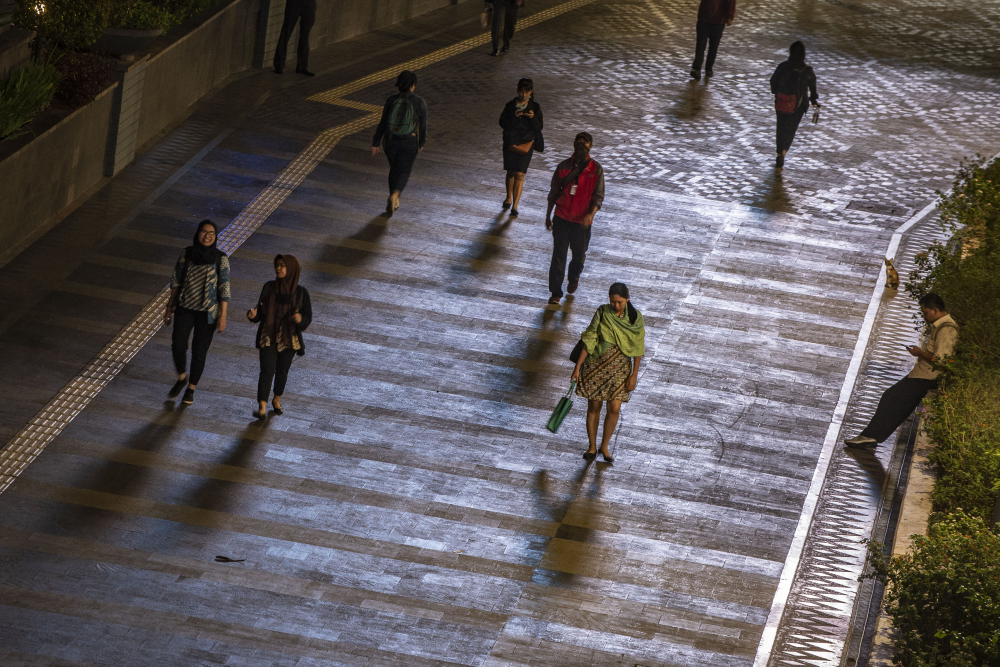
#> input picture Pejalan2.jpg, 4000 x 2667 px (shown at 1/4 size)
$ python humandetection.py
#> lines starting #> are read from the running program, lines starting #| are printed output that depends on the picture; after the words box and inside, x2 and y2 are one past the last pixel; in counts of white or black regions, pixels touching at a corner belong together
import cv2
import imutils
import numpy as np
import argparse

def detect(frame):
    bounding_box_cordinates, weights =  HOGCV.detectMultiScale(frame, winStride = (4, 4), padding = (8, 8), scale = 1.03)

    person = 1
    for x,y,w,h in bounding_box_cordinates:
        cv2.rectangle(frame, (x,y), (x+w,y+h), (0,255,0), 2)
        cv2.putText(frame, 'person: {}'.format(person), (x,y), cv2.FONT_HERSHEY_SIMPLEX, 0.5, (0,0,255), 1)
        person += 1

    cv2.putText(frame, 'Status : Detecting ', (40,40), cv2.FONT_HERSHEY_DUPLEX, 0.8, (255,0,0), 2)
    cv2.putText(frame, 'Total Persons : {}'.format(person-1), (40,70), cv2.FONT_HERSHEY_DUPLEX, 0.8, (255,0,0), 2)
    cv2.imshow('output', frame)

    return frame

def detectByPathImage(path, output_path):
#> called with path = 'Pejalan2.jpg', output_path = 'count.jpeg'
    image = cv2.imread(path)
#> image is the input picture: shape (2667, 4000, 3); mean B, G, R 90.9, 89, 94.7

    image = imutils.resize(image, width = min(800, image.shape[1]))
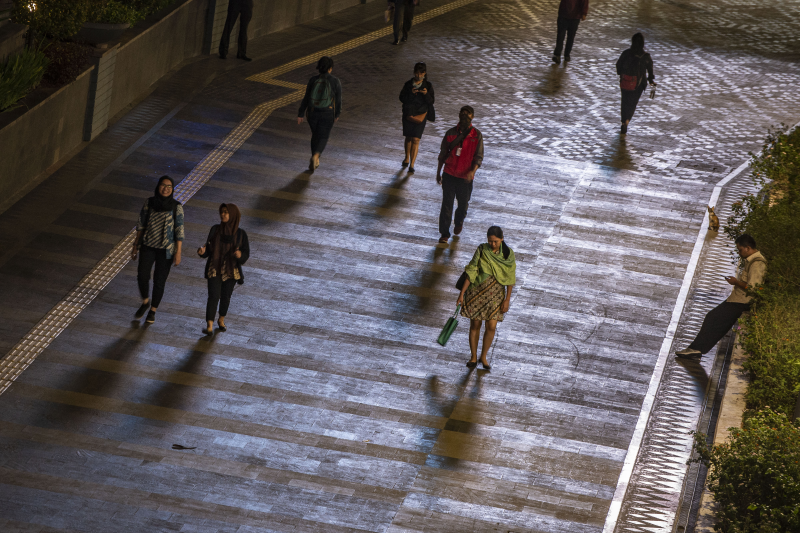
#> image: shape (533, 800, 3); mean B, G, R 90.9, 89, 94.7

    result_image = detect(image)
#> in detect, `bounding_box_cordinates, weights =  HOGCV.detectMultiScale(frame, winS..`: bounding_box_cordinates = [[283, 40, 76, 152], [379, 50, 72, 144], [415, 91, 88, 177], [181, 186, 89, 177], [598, 16, 72, 144], [440, 221, 88, 176], [114, 154, 93, 186]]; weights = [2.56, 1.46, 1.12, 1.6, 0.354, 1.02, 0.858]
#> the loop in detect, `for x,y,w,h in bounding_box_cordinates:` made 7 passes
#> after the loop in detect, `for x,y,w,h in bounding_box_cordinates:`:
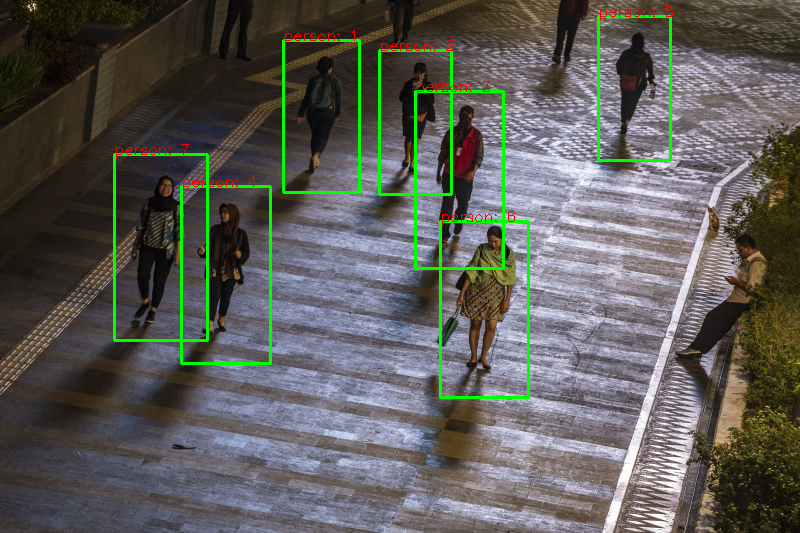
#> frame: shape (533, 800, 3); 2.59% of pixels changed, all inside (x1, y1, x2, y2) = (113, 6, 673, 399)
#> after the loop in detect, `for x,y,w,h in bounding_box_cordinates:`: person = 8
#> in detect, `cv2.putText(frame, 'Total Persons : {}'.format(person-1), (40,70), cv2..`:
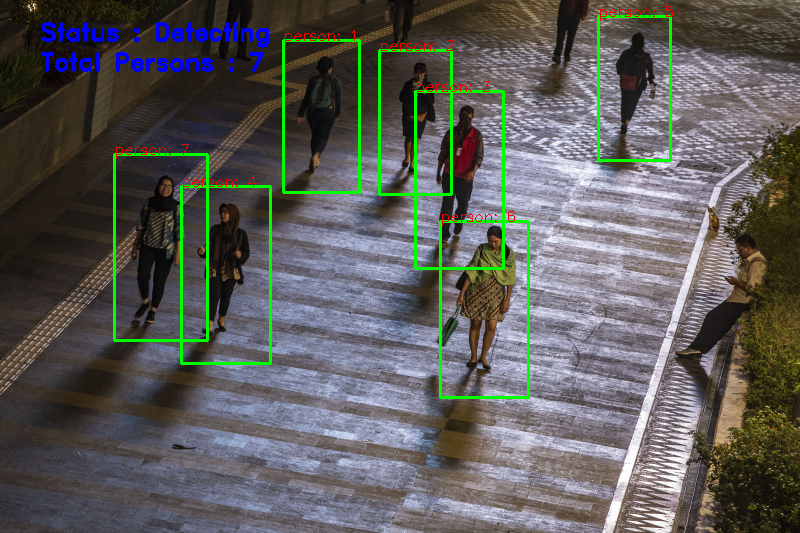
#> frame: shape (533, 800, 3); mean B, G, R 90.4, 92.5, 92.6

    if output_path is not None:
        cv2.imwrite(output_path, result_image)

    cv2.waitKey(0)
    cv2.destroyAllWindows()

def humanDetector(args):
    image_path = args["image"]

    if image_path is not None:
        print('[INFO] Opening Image from path.')
        detectByPathImage(image_path, args['output'])

if __name__ == "__main__":
    HOGCV = cv2.HOGDescriptor()
    HOGCV.setSVMDetector(cv2.HOGDescriptor_getDefaultPeopleDetector())

    detectByPathImage("Pejalan2.jpg","count.jpeg")

$ run again, with Ruangan2.jpg copied over Pejalan2.jpg
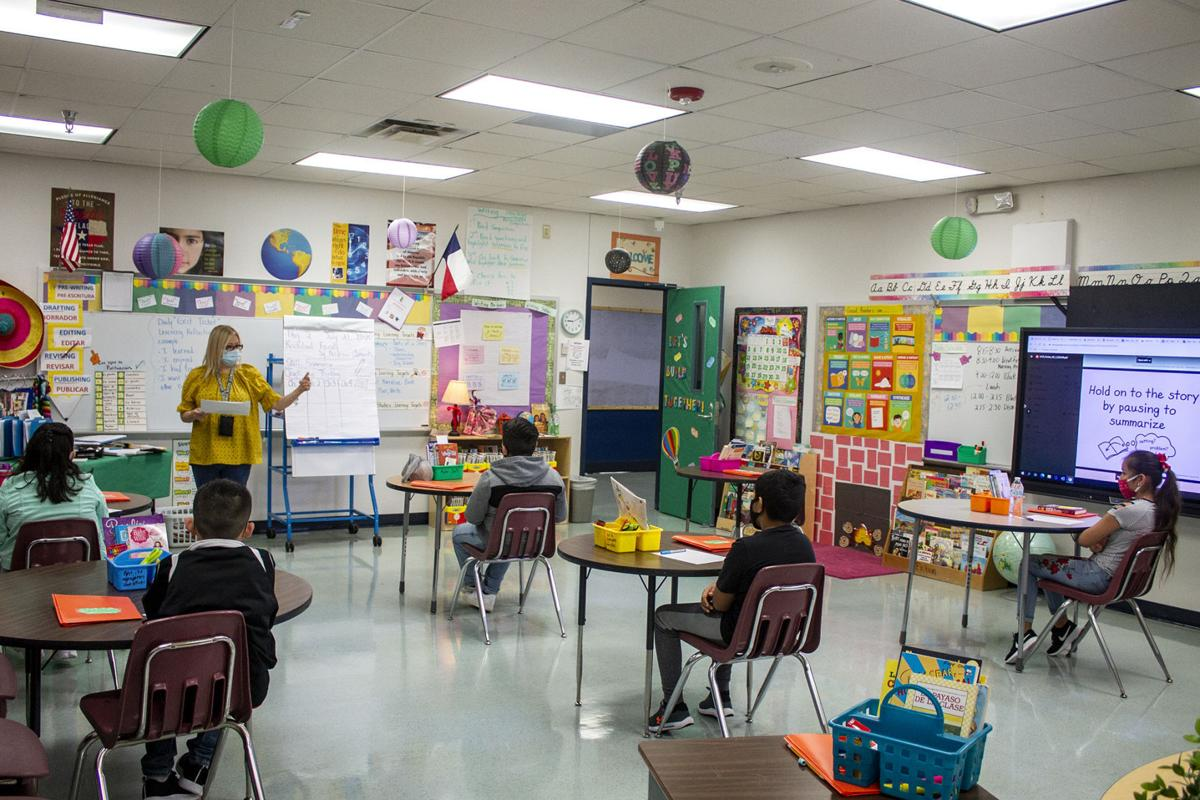
#> input picture Ruangan2.jpg, 1200 x 800 px
#> in detectByPathImage, image is the input picture: shape (800, 1200, 3); mean B, G, R 126.9, 133.9, 137
#> image: shape (533, 800, 3)
#> bounding_box_cordinates = [[606, 116, 65, 129], [456, 297, 119, 236]]; weights = [0.417, 0.317]
#> the loop in detect, `for x,y,w,h in bounding_box_cordinates:` made 2 passes
#> (x, y, w, h, person) on passes 1 to 2: (606, 116, 65, 129, 2), (456, 297, 119, 236, 3)
#> after the loop in detect, `for x,y,w,h in bounding_box_cordinates:`:
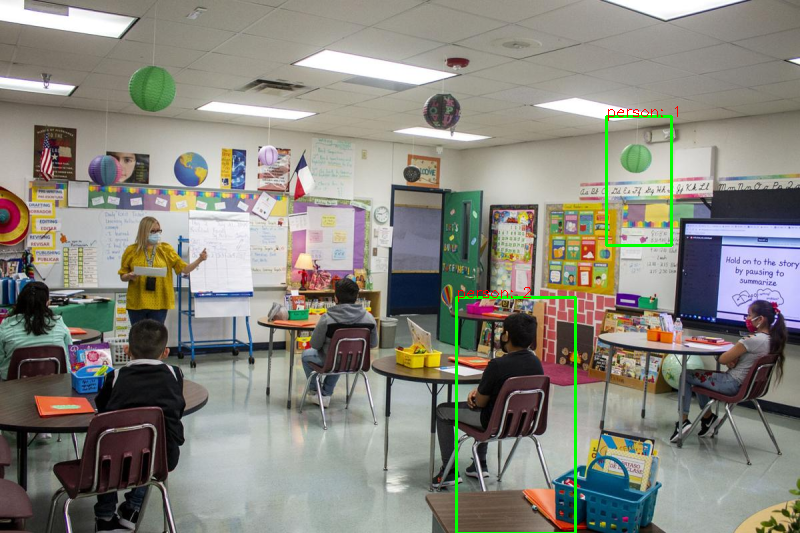
#> frame: shape (533, 800, 3); mean B, G, R 125.9, 134.7, 136.1
#> after the loop in detect, `for x,y,w,h in bounding_box_cordinates:`: person = 3
#> in detect, `cv2.putText(frame, 'Total Persons : {}'.format(person-1), (40,70), cv2..`:
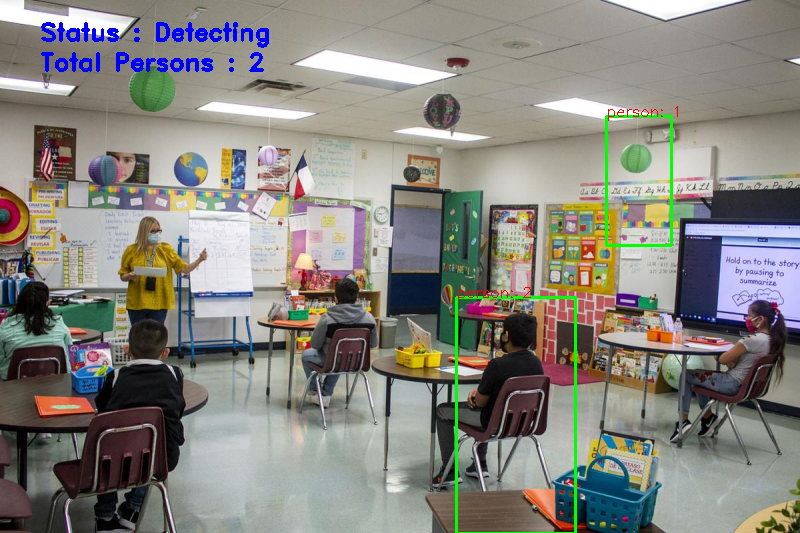
#> frame: shape (533, 800, 3); mean B, G, R 126.9, 133.5, 134.9

$ run again, with Ruangan3.jpg copied over Pejalan2.jpg
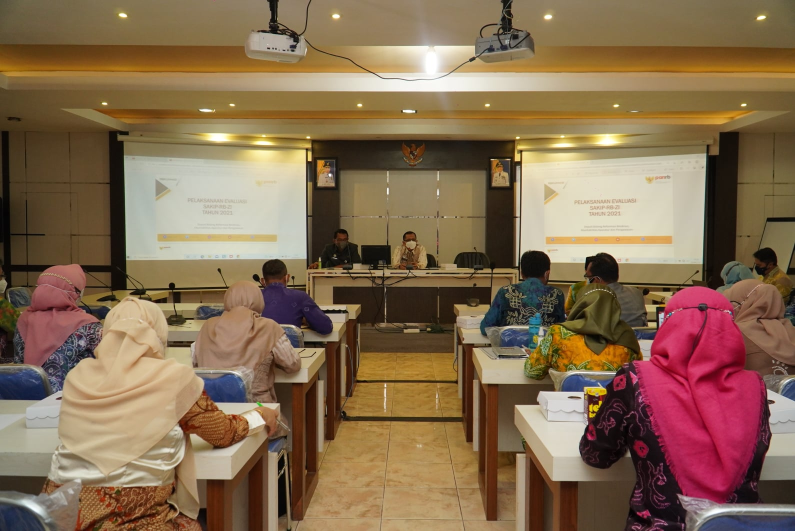
#> input picture Ruangan3.jpg, 1590 x 1062 px (shown at 1/2 size)
#> in detectByPathImage, image is the input picture: shape (1062, 1590, 3); mean B, G, R 80.7, 107.4, 133.7
#> image: shape (534, 800, 3)
#> bounding_box_cordinates = [[426, 231, 93, 186], [708, 353, 90, 180], [537, 223, 139, 279]]; weights = [0.13, 0.131, 1.09]
#> the loop in detect, `for x,y,w,h in bounding_box_cordinates:` made 3 passes
#> after the loop in detect, `for x,y,w,h in bounding_box_cordinates:`:
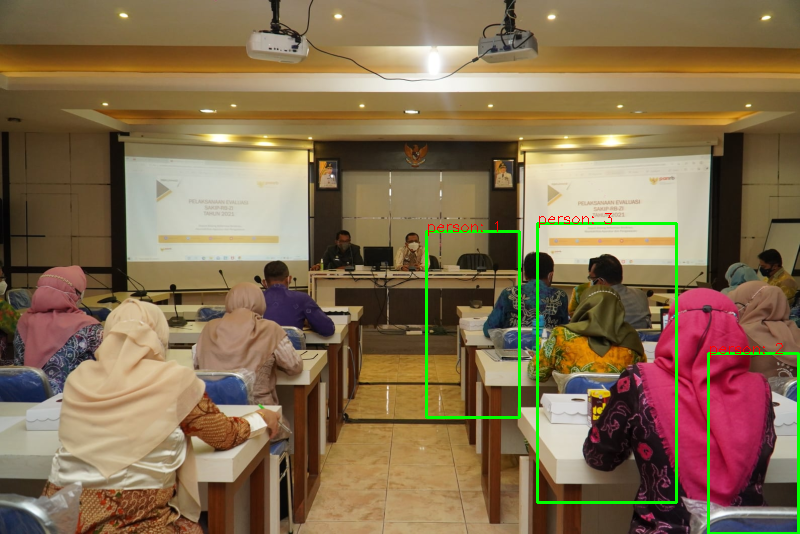
#> frame: shape (534, 800, 3); mean B, G, R 79.5, 109.4, 132.1
#> after the loop in detect, `for x,y,w,h in bounding_box_cordinates:`: person = 4
#> in detect, `cv2.putText(frame, 'Total Persons : {}'.format(person-1), (40,70), cv2..`:
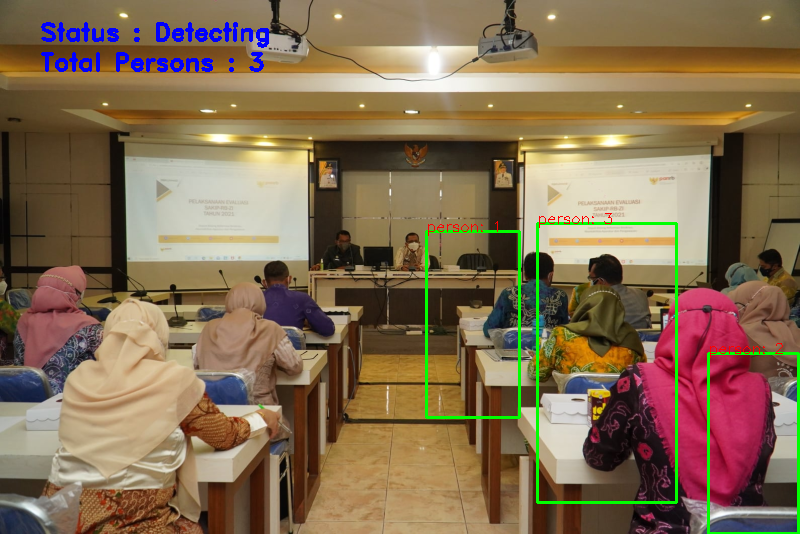
#> frame: shape (534, 800, 3); mean B, G, R 81.1, 108.6, 131
